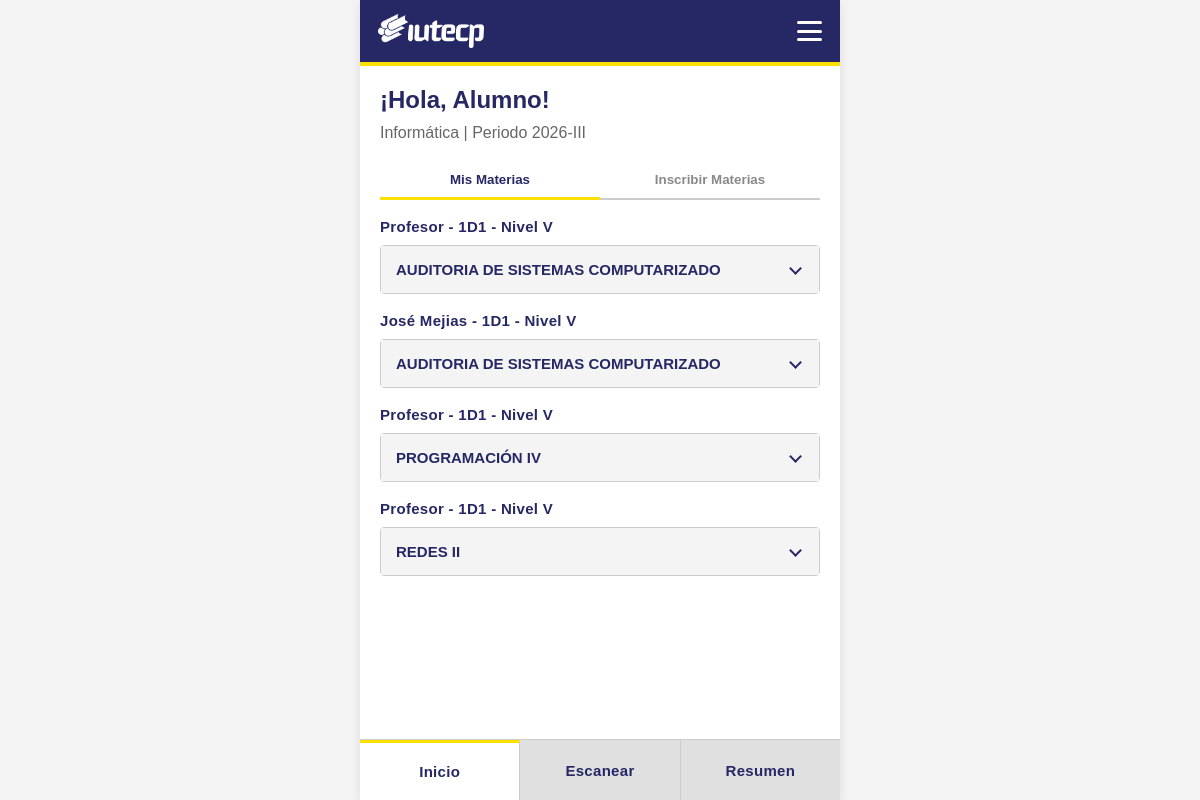
/estudiante/index.php (signed in), run on the app's committed database.
### tables this page shows
CREATE TABLE `carreras` (
  `id` int(11) NOT NULL AUTO_INCREMENT,
  `nombre` varchar(255) NOT NULL,
  `nivel` varchar(50) NOT NULL,
  `codigo` varchar(20) DEFAULT NULL,
  `tipo_periodo` enum('Trimestre','Cuatrimestre') NOT NULL DEFAULT 'Cuatrimestre',
  PRIMARY KEY (`id`)
);

CREATE TABLE `configuracion` (
  `id` int(11) NOT NULL AUTO_INCREMENT,
  `clave` varchar(50) NOT NULL,
  `valor` varchar(255) NOT NULL,
  `updated_at` timestamp NULL DEFAULT current_timestamp() ON UPDATE current_timestamp(),
  PRIMARY KEY (`id`),
  UNIQUE KEY `clave` (`clave`)
);

CREATE TABLE `inscripciones` (
  `id` int(11) NOT NULL AUTO_INCREMENT,
  `estudiante_id` int(11) NOT NULL,
  `curso_id` int(11) NOT NULL,
  `periodo` varchar(20) NOT NULL,
  `estatus` enum('Activa','Retirada') DEFAULT 'Activa',
  PRIMARY KEY (`id`),
  UNIQUE KEY `unique_inscripcion` (`estudiante_id`,`curso_id`,`periodo`),
  KEY `curso_id` (`curso_id`),
  CONSTRAINT `inscripciones_ibfk_1` FOREIGN KEY (`estudiante_id`) REFERENCES `usuarios` (`id`),
  CONSTRAINT `inscripciones_ibfk_2` FOREIGN KEY (`curso_id`) REFERENCES `cursos` (`id`)
);

CREATE TABLE `usuarios` (
  `id` int(11) NOT NULL AUTO_INCREMENT,
  `cedula` varchar(20) NOT NULL,
  `username` varchar(50) DEFAULT NULL,
  `nombre_completo` varchar(255) NOT NULL,
  `email` varchar(255) DEFAULT NULL,
  `carrera_id` int(11) DEFAULT NULL,
  `telefono` varchar(20) DEFAULT NULL,
  `rol` enum('admin','profesor','estudiante') NOT NULL DEFAULT 'estudiante',
  `password_hash` varchar(255) NOT NULL,
  `password_temporal` tinyint(1) DEFAULT 1,
  `activo` tinyint(1) DEFAULT 1,
  `es_nuevo_ingreso` tinyint(1) DEFAULT 0,
  `creado_por` int(11) DEFAULT NULL,
  `created_at` timestamp NULL DEFAULT current_timestamp(),
  `updated_at` timestamp NULL DEFAULT current_timestamp() ON UPDATE current_timestamp(),
  PRIMARY KEY (`id`),
  UNIQUE KEY `cedula` (`cedula`),
  UNIQUE KEY `username` (`username`),
  KEY `creado_por` (`creado_por`),
  KEY `carrera_id` (`carrera_id`),
  CONSTRAINT `usuarios_ibfk_1` FOREIGN KEY (`creado_por`) REFERENCES `usuarios` (`id`),
  CONSTRAINT `usuarios_ibfk_2` FOREIGN KEY (`carrera_id`) REFERENCES `carreras` (`id`)
);

CREATE TABLE `cursos` (
  `id` int(11) NOT NULL AUTO_INCREMENT,
  `nombre` varchar(255) NOT NULL,
  `codigo` varchar(50) DEFAULT NULL,
  `carrera_id` int(11) DEFAULT NULL,
  `profesor_id` int(11) DEFAULT NULL,
  `aula` varchar(100) DEFAULT NULL,
  `seccion` varchar(20) DEFAULT NULL,
  `horario` varchar(100) DEFAULT NULL,
  `trayecto` int(11) NOT NULL DEFAULT 1,
  `creditos` int(11) NOT NULL DEFAULT 0,
  `tipo` enum('Obligatoria','Electiva') NOT NULL DEFAULT 'Obligatoria',
  `activo` tinyint(1) DEFAULT 1,
  `created_at` timestamp NULL DEFAULT current_timestamp(),
  PRIMARY KEY (`id`),
  KEY `profesor_id` (`profesor_id`),
  KEY `carrera_id` (`carrera_id`),
  CONSTRAINT `cursos_ibfk_1` FOREIGN KEY (`profesor_id`) REFERENCES `usuarios` (`id`),
  CONSTRAINT `cursos_ibfk_2` FOREIGN KEY (`carrera_id`) REFERENCES `carreras` (`id`)
);

### includes/academico.php (called while the page is built, shortened)
<?php
function obtenerInicioPeriodo(string $periodo): ?DateTime {
    global $pdo;
    try {
        $stmt = $pdo->prepare("SELECT fecha_inicio FROM periodos WHERE codigo = ?");
        $stmt->execute([$periodo]);
        $fecha = $stmt->fetchColumn();
        if ($fecha) return new DateTime($fecha);
    } catch (Exception $e) {}
    return obtenerInicioCuatrimestre($periodo);
}
function obtenerPeriodoActual(): string {
    global $pdo;
    if (isset($pdo)) {
        try {
            $stmt = $pdo->prepare("SELECT valor FROM configuracion WHERE clave = ?");
            $stmt->execute(['periodo_activo']);
            $periodo = $stmt->fetchColumn();
            if ($periodo) return $periodo;
        } catch (Exception $e) {}
    }
    $anio = date('Y');
    return "$anio-$cuatri";
}
function obtenerSemanaActual(?int $usuario_id = null): int {
    $periodo = obtenerPeriodoActual();
    $inicio = obtenerInicioPeriodo($periodo);
    $hoy = new DateTime('today');
    $diff = (int)$inicio->diff($hoy)->days;
    $semana = (int)floor($diff / 7) + 1;
    return min($semana, 12);
}

### estudiante/index.php (the view, shortened to what this page needs)
<?php
require_once __DIR__ . "/../includes/config.php";
require_once __DIR__ . "/../includes/academico.php";
global $pdo;
function nivelRomano($n) {
    $map = [1 => 'I', 2 => 'II', 3 => 'III', 4 => 'IV', 5 => 'V', 6 => 'VI'];
    return $map[$n] ?? '';
}
$estudiante_id = (int) $_SESSION["usuario_id"];
$periodo = obtenerPeriodoActual();
$semana_actual = obtenerSemanaActual($estudiante_id);
$stmt = $pdo->prepare("
    SELECT c.id, c.nombre, c.codigo, c.seccion, c.horario, c.aula, c.trayecto,
           cr.nombre as carrera_nombre, cr.nivel as carrera_nivel,
           u.nombre_completo as profesor_nombre,
           i.id as inscripcion_id
    FROM inscripciones i
    JOIN cursos c ON c.id = i.curso_id
    JOIN carreras cr ON cr.id = c.carrera_id
    JOIN usuarios u ON u.id = c.profesor_id
    WHERE i.estudiante_id = ? AND i.periodo = ? AND c.activo = 1
    ORDER BY cr.nombre, c.nombre
");
$stmt->execute([$estudiante_id, $periodo]);
$cursos = $stmt->fetchAll();
$stmt = $pdo->prepare("SELECT carrera_id FROM usuarios WHERE id = ?");
$stmt->execute([$estudiante_id]);
$carrera_id = (int)$stmt->fetchColumn();
$carrera_nombre = '';
if ($carrera_id > 0) {
    $st = $pdo->prepare("SELECT nombre FROM carreras WHERE id = ?");
    $st->execute([$carrera_id]);
    $carrera_nombre = (string)$st->fetchColumn();
}
?>
<!doctype html>
<html lang="es" class="mobile-app-html">
<head>
    <link rel="stylesheet" href="/style.css?v=<?= filemtime(__DIR__ . '/../style.css') ?>" />
</head>
<body class="mobile-app-body">
<div class="mobile-container">
    <div class="mobile-header">
        <img src="/logoIUTECP_azul.png" alt="IUTECP" class="mobile-logo" />
        <div class="hamburger" onclick="toggleMenu()">
            <span></span><span></span><span></span>
        </div>
    </div>
    <div class="mobile-content" id="tab-inicio">
        <div id="est-inicio-lista">
            <h2 style="color:var(--primary);margin-bottom:10px">¡Hola, <?= htmlspecialchars(
                explode(" ", $_SESSION["nombre"])[0],
            ) ?>!</h2>
            <p style="margin-bottom:20px;color:#666">
                <?= htmlspecialchars($carrera_nombre) ?> | Periodo <?= htmlspecialchars($periodo) ?>
            </p>
            <div style="display:flex;border-bottom:2px solid var(--border-color);margin-bottom:15px;">
                <button class="sub-tab active" onclick="switchSubTab('mismaterias',this)" style="flex:1;padding:10px 0;border:none;background:none;font-weight:bold;color:var(--primary);cursor:pointer;text-align:center;border-bottom:3px solid var(--accent);margin-bottom:-2px;">Mis Materias</button>
                <button class="sub-tab" onclick="switchSubTab('inscribir',this)" style="flex:1;padding:10px 0;border:none;background:none;font-weight:bold;color:#888;cursor:pointer;text-align:center;border-bottom:3px solid transparent;margin-bottom:-2px;">Inscribir Materias</button>
            </div>
            <div id="sub-mismaterias">
            <?php if (empty($cursos)): ?>
                <div class="card" style="text-align:center;padding:30px;">
                    <p style="color:#999;font-size:14px;">No tienes materias inscritas para el periodo <?= htmlspecialchars(
                        $periodo,
                    ) ?>.</p>
                </div>
            <?php else: ?>
            <?php foreach ($cursos as $c): ?>
            <div style="font-size:15px;font-weight:bold;color:var(--primary);margin:18px 0 10px 0;letter-spacing:0.3px;"><?= htmlspecialchars(
                $c["profesor_nombre"],
            ) ?><?= $c["seccion"] ? " - " . htmlspecialchars($c["seccion"]) : "" ?><?= $c["trayecto"] ? " - Nivel " . nivelRomano((int)$c["trayecto"]) : "" ?></div>
            <details class="class-accordion">
                <summary style="font-size:15px;font-weight:bold;color:var(--primary);"><?= htmlspecialchars(
                    $c["nombre"],
                ) ?></summary>
            </details>
            <?php endforeach; ?>
            <?php endif; ?>
            </div>
        </div>
    </div>
    <div class="mobile-nav">
        <button class="active" onclick="switchTab('inicio',this)">Inicio</button>
        <button onclick="switchTab('escanear',this)">Escanear</button>
        <button onclick="switchTab('resumen',this)">Resumen</button>
    </div>
</div>
</body>
</html>

### style.css (style rules this page uses)
:root { color-scheme: light; --primary: #262865; --secondary: #262865; --accent: #ffe001; --bg-light: #f4f4f4; --white: #ffffff; --border-color: #cccccc; --text-dark: #333333; }
* { margin: 0; padding: 0; box-sizing: border-box; font-family: Arial, Helvetica, sans-serif; -webkit-tap-highlight-color: transparent; }
body { background-color: var(--bg-light); color: var(--text-dark); min-height: 100vh; display: flex; flex-direction: column; }
html.mobile-app-html, body.mobile-app-body { margin: 0 !important; padding: 0 !important; width: 100% !important; max-width: 100% !important; height: 100% !important; height: var(--app-height, 100%) !important; min-height: 100% !important; overflow: hidden !important; position: fixed !important; top: 0 !important; left: 0 !important; right: 0 !important; bottom: 0 !important; overscroll-behavior: none !important; -webkit-overflow-scrolling: auto !important; background-color: var(--bg-light); display: flex !important; justify-content: center !important; align-items: stretch !important; }
.mobile-container { width: 100%; max-width: 480px; margin: 0 auto; background: var(--white); border: none; height: 100%; height: var(--app-height, 100%); max-height: 100%; max-height: var(--app-height, 100%); position: relative; box-shadow: 0 4px 10px rgba(0, 0, 0, 0.1); border-radius: 0; overflow: hidden; display: flex; flex-direction: column; }
.mobile-header { flex-shrink: 0; background: var(--primary); padding: 14px 18px; display: flex; justify-content: space-between; align-items: center; border-bottom: 4px solid var(--accent); z-index: 50; user-select: none; -webkit-user-select: none; }
.mobile-logo { height: 34px; object-fit: contain; filter: brightness(0) invert(1); }
.hamburger { display: flex; flex-direction: column; justify-content: space-between; height: 20px; width: 25px; cursor: pointer; }
.hamburger span { display: block; height: 3px; width: 100%; background-color: #ffffff; border-radius: 3px; }
.mobile-content { flex: 1 1 0%; min-height: 0; padding: 20px; overflow-y: auto; -webkit-overflow-scrolling: touch; overscroll-behavior-y: contain; scrollbar-width: none; -ms-overflow-style: none; }
.mobile-nav { flex-shrink: 0; width: 100%; display: flex; background: #e0e0e0; border-top: 1px solid var(--border-color); padding-bottom: 0; position: relative; z-index: 100; user-select: none; -webkit-user-select: none; align-items: stretch; }
.mobile-nav button { flex: 1; min-height: 60px; padding: 18px 0 calc(18px + env(safe-area-inset-bottom, 0px)); border: none; background: transparent; font-weight: bold; font-size: 15px; letter-spacing: 0.3px; color: var(--primary); cursor: pointer; border-right: 1px solid var(--border-color); transition: background-color 0.15s ease, color 0.15s ease; touch-action: manipulation; -webkit-tap-highlight-color: transparent; display: flex; align-items: center; justify-content: center; line-height: 1; }
.mobile-nav button:last-child { border-right: none; }
.mobile-nav button.active { background: var(--white); border-top: 3px solid var(--accent); color: var(--primary); }
.class-accordion { background: var(--white); border: 1px solid var(--border-color); border-radius: 4px; margin-bottom: 10px; }
.class-accordion summary { padding: 15px; font-weight: bold; background: var(--bg-light); color: var(--primary); cursor: pointer; list-style: none; display: flex; justify-content: space-between; align-items: center; }
.class-accordion summary::marker { display: none; }
.class-accordion summary::after { content: ""; display: inline-block; width: 7px; height: 7px; border-right: 2px solid var(--primary); border-bottom: 2px solid var(--primary); transform: rotate(45deg); margin-right: 4px; margin-top: -2px; flex-shrink: 0; }

### data on the page
carreras: nombre "Informática"
configuracion: valor "2026-III"
inscripciones: usuarios.nombre_completo "Profesor", curso.seccion "1D1", curso.trayecto "V", curso.nombre "AUDITORIA DE SISTEMAS COMPUTARIZADO"
inscripciones: usuarios.nombre_completo "José Mejias", curso.seccion "1D1", curso.trayecto "V", curso.nombre "AUDITORIA DE SISTEMAS COMPUTARIZADO"
inscripciones: usuarios.nombre_completo "Profesor", curso.seccion "1D1", curso.trayecto "V", curso.nombre "PROGRAMACIÓN IV"
inscripciones: usuarios.nombre_completo "Profesor", curso.seccion "1D1", curso.trayecto "V", curso.nombre "REDES II"

### other printed values
explode(" ", $_SESSION["nombre"])[0] "Alumno"
